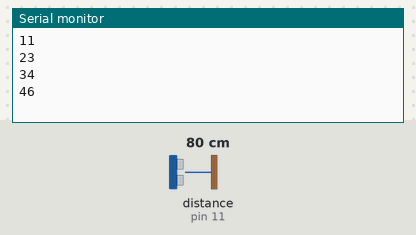
A sketch run on a simulated Arduino Uno, built with avr-gcc and run on an emulated ATmega328P. On the bench: the last lines printed to the serial monitor. The test bench sets the inputs (shaded band); at power-on: distance to the obstacle (sensor on pin 11) 80 cm. The echo pulse lasts 58.3 µs per cm.

Above: at 1.4 s.
1.5 s: distance to the obstacle (sensor on pin 11) set to 2 cm
At 1.73 s:
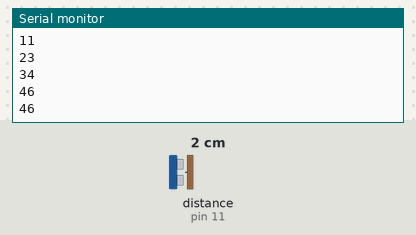
3.0 s: distance to the obstacle (sensor on pin 11) set to 4 cm
At 3.23 s:
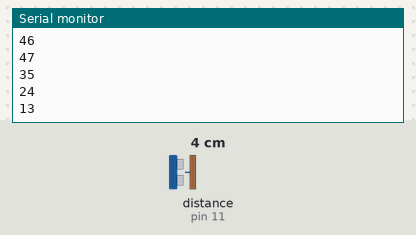
Timing chart, 0 to 6.0 s (numbered marks = the images above; inputs shaded):
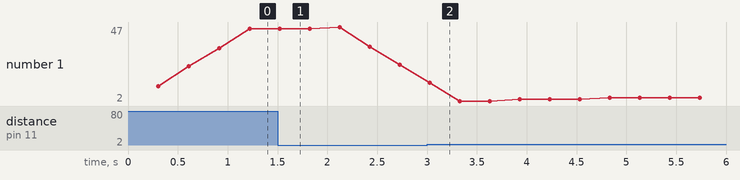

The sketch:

sketch_may04a.ino
```cpp
#include <NewPing.h>

#include<NewPing.h>
#define TRIGGER_PIN 12
#define ECHO_PIN 11
#define MAX_DISTANCE 400
#define N 7
NewPing sonar(TRIGGER_PIN, ECHO_PIN, MAX_DISTANCE);
void setup() {
  Serial.begin(9600);
}

long index = 0;
int Adata[N];
int Bdata[N];

void loop() {

  delay(300);
  unsigned long uS = sonar.ping();

  int dis = uS / US_ROUNDTRIP_CM;

  int avg = avgFilter(dis);
  Serial.println(avg);
  //Serial.println("\t");
  index++;
}

int avgFilter(int dis) {
  Adata[index % N] = dis;
  int sum = 0;
  for (int i = 0; i < N; i++) {
    sum += Adata[i];
  }
  int avg = sum / N;
  return avg;
}
```

Measured:
- plotted number 1: 46 → 24 after the input at 1.5 s, 24 → 4 after the input at 3.0 s
